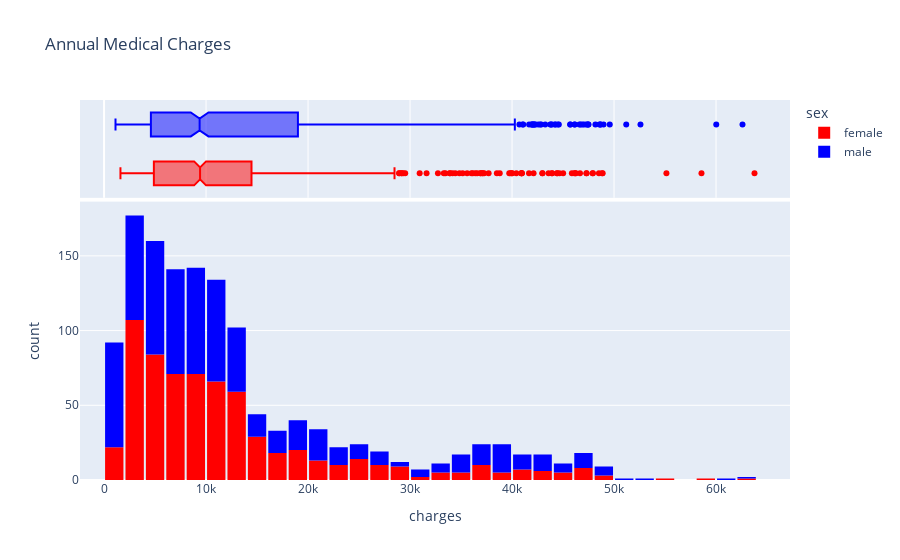

Notebook source saved alongside this figure:
### Code cell
fig = px.histogram(medical_df,
                   x = 'charges',
                   marginal = 'box',
                   color = 'sex',
                   color_discrete_sequence=['red','blue'],
                   title = "Annual Medical Charges")
fig.update_layout(bargap = 0.1)
fig.show()

### Figure 1 — Plotly figure (JSON) as saved in the notebook; plotly's stock layout.template omitted (floating-point values rounded to 4 significant figures; data arrays with more than 128 entries replaced by an {"elided": "..."} marker saying what was removed)
{"data": [{"alignmentgroup": "True", "bingroup": "x", "hovertemplate": "sex=female<br>charges=%{x}<br>count=%{y}<extra></extra>", "legendgroup": "female", "marker": {"color": "red", "pattern": {"shape": ""}}, "name": "female", "offsetgroup": "female", "orientation": "v", "showlegend": true, "type": "histogram", "x": {"elided": "662 float values"}, "xaxis": "x", "yaxis": "y"}, {"alignmentgroup": "True", "hovertemplate": "sex=female<br>charges=%{x}<extra></extra>", "legendgroup": "female", "marker": {"color": "red"}, "name": "female", "notched": true, "offsetgroup": "female", "showlegend": false, "type": "box", "x": {"elided": "662 float values"}, "xaxis": "x2", "yaxis": "y2"}, {"alignmentgroup": "True", "bingroup": "x", "hovertemplate": "sex=male<br>charges=%{x}<br>count=%{y}<extra></extra>", "legendgroup": "male", "marker": {"color": "blue", "pattern": {"shape": ""}}, "name": "male", "offsetgroup": "male", "orientation": "v", "showlegend": true, "type": "histogram", "x": {"elided": "676 float values"}, "xaxis": "x", "yaxis": "y"}, {"alignmentgroup": "True", "hovertemplate": "sex=male<br>charges=%{x}<extra></extra>", "legendgroup": "male", "marker": {"color": "blue"}, "name": "male", "notched": true, "offsetgroup": "male", "showlegend": false, "type": "box", "x": {"elided": "676 float values"}, "xaxis": "x2", "yaxis": "y2"}], "layout": {"autosize": true, "bargap": 0.1, "barmode": "relative", "legend": {"title": {"text": "sex"}, "tracegroupgap": 0}, "title": {"text": "Annual Medical Charges"}, "xaxis": {"anchor": "y", "autorange": true, "domain": [0, 1], "range": [-2359.0, 67250.0], "title": {"text": "charges"}, "type": "linear"}, "xaxis2": {"anchor": "y2", "autorange": true, "domain": [0, 1], "matches": "x", "range": [-2359.0, 67250.0], "showgrid": true, "showticklabels": false, "type": "linear"}, "yaxis": {"anchor": "x", "autorange": true, "domain": [0, 0.7326], "range": [0, 186.3], "title": {"text": "count"}}, "yaxis2": {"anchor": "x2", "autorange": true, "domain": [0.7426, 1], "matches": "y2", "range": [-0.5, 1.5], "showgrid": false, "showline": false, "showticklabels": false, "ticks": "", "type": "category"}}}
